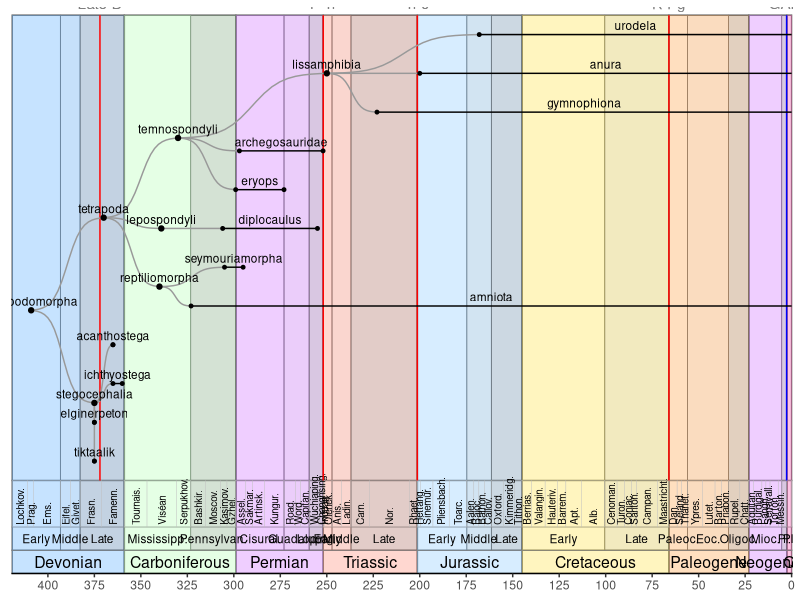

Recreate this plot in R. (Note: this script raises an error after producing the figure.)
suppressPackageStartupMessages({
  library(magrittr)
  library(tidyverse)
  # library(ggtree)
  #	library(phytools)
})


tree = function(clade=NULL,
                collapse=NULL,
                highlight=NULL,
                # highlight = list(dromaeosauridae = 'green'),
                # timescale='ages',
                auto_order=FALSE) {

  # stopifnot(timescale %in% c('periods', 'epochs', 'ages'))

  # clade=NULL ; collapse=NULL ; highlight=NULL ; timescale='epochs'

  # load data
  tips = load_tips()
  nodes = load_nodes()
  geotime = load_geotime()
  extinctions = load_extinctions()
  events = load_events()

  # data for plotting
  df = dplyr::bind_rows(tips, nodes) %>%
    dplyr::mutate(col = name %>% stringr::str_detect('\\*$') %>% if_else('red', 'black')) %>%
    dplyr::mutate(name = name %>% str_remove('\\*$')) %>%
    dplyr::mutate(col = col %>% replace_na('black')) %>%
    check_tree_data %>%
    get_clade(clade) %>%
    collapse_clades(collapse) %>%
    add_depths() %>%
    arrange_tree()
    # dplyr::arrange(desc(depth), desc(from)) %>%
    # dplyr::mutate(index = nrow(.):1) %>%
    # reindex_tree_data()

  # filter geotime
  geotime$periods %<>%
    filter(to > min(df$from, na.rm = TRUE))
  geotime$epochs %<>%
    filter(period %in% geotime$periods$period)
  geotime$ages %<>%
    filter(period %in% geotime$periods$period)

  # filter extinctions and events
  extinctions %<>%
    filter(ma > min(geotime$periods$from))
  events %<>%
    filter(ma > min(geotime$periods$from))

  # x axis ticks
  x_breaks = rev(seq(0, min(geotime$period$from), -25))

  if (auto_order) {
    df = order_tree_data(df)
  }

  # base plot and theme
  plt = df %>%
    ggplot(aes(x=from, y=index)) +
    # geom_segment(
    #   mapping=aes(xend=to, yend=index),
    #   data=df %>% filter(is_tip)
    # ) +
    # geom_text(
    #   aes(x=(from + to) / 2, label=name),
    #   data=df %>% filter(is_tip),
    #   vjust=-0.5,
    #   size=3
    # ) +
    theme(
      panel.grid.major = element_blank(),
      panel.grid.minor = element_blank(),
      panel.background = element_blank(),
      axis.title.x=element_blank(),
      axis.title.y=element_blank(),
      axis.text.y=element_blank(),
      axis.ticks.y=element_blank(),
      axis.line.x=element_line(),
      legend.position = "none"
    ) +
    scale_x_continuous(
      breaks = x_breaks,
      labels = -x_breaks,
      # expand = c(left, ?, right, ?)
      expand = c(0.001, 0, 0.001, 0),
    ) +
    scale_y_continuous(
      breaks = 0:sum(df$is_tip),
      labels = 0:sum(df$is_tip),
      # expand = c(bottom, ?, top, ?)
      expand = c(0, 0, 0.05, 0),
    )

  index_min = min(df$index, na.rm=TRUE)
  index_max = max(df$index, na.rm=TRUE)
  index_range = abs(index_max - index_min) + 1

  h = index_range * 0.05

  y_max = index_max + 0.5 #+ h / 2
  y_min = 0.5

  x_min = min(geotime$periods$from)
  x_max = max(geotime$periods$to)

  ages_max = y_min
  ages_min = ages_max - h * 2
  epochs_max = ages_min
  epochs_min = epochs_max - h
  periods_max = epochs_min
  periods_min = periods_max - h

  plt = plt +
    geom_hline(yintercept = y_min, col='grey50', lwd=.5) +
    geom_hline(yintercept = epochs_max, col='grey50', lwd=.25) +
    geom_hline(yintercept = periods_max, col='grey50', lwd=.5) +
    geom_hline(yintercept = periods_min, col='grey50', lwd=.5)

  # periods
  plt = plt +
    geom_rect(
      mapping=aes(xmin=from, xmax=to), fill=NA,
      ymin=periods_min, ymax=y_max, color='grey50', lwd=.5,
      data=geotime$periods,
      inherit.aes = FALSE
    ) +
    geom_rect(
      mapping=aes(xmin=from, xmax=to), fill=geotime$periods$fill, alpha=0.25,
      ymin=periods_min, ymax=periods_max, color=NA,
      data=geotime$periods,
      inherit.aes = FALSE
    ) +
    geom_text(
      aes(x=(from + to) / 2, label=period),
      y = (periods_max + periods_min) / 2,
      size=4,
      data=geotime$periods,
      inherit.aes = FALSE
    )

  # epochs
  plt = plt +
    geom_rect(
      mapping=aes(xmin=from, xmax=to), fill=NA,
      ymin=epochs_min, ymax=y_max, color="grey50", lwd=0.25,
      data=geotime$epochs,
      inherit.aes = FALSE
    ) +
    geom_rect(
      mapping=aes(xmin=from, xmax=to), fill=geotime$epochs$fill, alpha=0.25,
      ymin=epochs_min, ymax=y_max, color=NA,
      data=geotime$epochs,
      inherit.aes = FALSE
    ) +
    geom_text(
      aes(x=(from + to) / 2, label=epoch),
      y = (epochs_max + epochs_min) / 2,
      size=3,
      data=geotime$epochs %>% filter(!is.na(epoch)),
      inherit.aes = FALSE
    )

  # ages
  plt = plt +
    geom_rect(
      mapping=aes(xmin=from, xmax=to), fill=NA,
      data=geotime$ages,
      ymin=ages_min, ymax=ages_max, color="grey75", lwd=0.1,
      inherit.aes = FALSE
    ) +
    geom_text(
      mapping=aes(x=(from + to) / 2, label=age),
      data=geotime$ages %>% filter(!is.na(age)),
      y = ages_min + (ages_max - ages_min) * 0.05,
      hjust=0,
      # vjust=0,
      size=2.5,
      angle=90,
      inherit.aes = FALSE
    )

  # extinctions
  plt = plt +
    geom_segment(
      mapping=aes(x=ma, xend=ma),
      data=extinctions,
      y=y_min, yend=y_max,
      lty=1, lwd=0.5, col='red',
      inherit.aes = FALSE
    ) +
    geom_text(
      mapping=aes(x=ma, label=label),
      data=extinctions,
      y=y_max,
      col='grey50',
      vjust = -0.5,
      inherit.aes = FALSE
    )

  # events
  plt = plt +
    geom_segment(
      mapping=aes(x=ma, xend=ma),
      data=events,
      y=y_min, yend=y_max,
      lty=1, lwd=0.5, col='blue',
      inherit.aes = FALSE
    ) +
    geom_text(
      mapping=aes(x=ma, label=label),
      data=events,
      y=y_max,
      col='grey50',
      vjust = -0.5,
      inherit.aes = FALSE
    )

  # highlights
  for (i in seq_along(highlight)) {
    clade = names(highlight)[i]
    tmp = df %>% get_clade(clade)
    if (nrow(tmp) == 0) {
      warning("couldn't find ", clade, " in plot data")
      next
    }
    plt = plt +
      annotate(
        "rect",
        xmin=min(tmp$from) - 1,
        xmax=max(tmp$to, na.rm=TRUE) + 1,
        ymin=min(tmp$index) - 0.25,
        ymax=max(tmp$index) + 0.5,
        alpha=0.25,
        fill=highlight[[i]],
        col=NA,
      )
  }

  # connections
  for (i in 1:nrow(df)) { # i=1
    if (df$is_tip[i]) next
    children = df %>% filter(name %in% df$children[[i]])
    for (j in 1:nrow(children)) { # j=1
      vals = sigmoid(
        x1=df$from[i],
        x2=children$from[j],
        y1=df$index[i],
        y2=children$index[j]
      )
      plt = plt +
        geom_path(
          mapping=aes(x=x, y=y),
          data=vals,
          lty=1,
          col='grey60',
          inherit.aes = FALSE
        )
      # plt = plt +
      #   geom_segment(
      #     x=df$from[i],
      #     xend=children$from[j],
      #     y=df$index[i],
      #     yend=children$index[j],
      #     lty=1,
      #     col='grey60'
      #   )
    }
  }

  # tips
  tips = df %>% filter(is_tip)
  plt = plt +
    geom_segment(
      mapping=aes(xend=to, yend=index),
      data=tips
    ) +
    geom_text(
      aes(x=(from + to) / 2, label=name),
      data=tips,
      vjust=-0.5,
      size=3
    ) +
    geom_point(
      mapping=aes(x=to),
      data=tips %>% filter(to < 0),
      size=1
    ) +
    geom_point(
      data=tips,
      col=tips$col,
      size=1
    )

  # nodes
  nodes = df %>% filter(!is_tip)
  plt = plt +
    geom_point(
      # mapping=aes(x=from, y=index),
      data=nodes,
      col=nodes$col,
      size=1.5
    ) +
    geom_text(
      # mapping=aes(x=from, y=index, label=name),
      mapping=aes(label=name),
      data=nodes,
      # hjust=1.1,
      hjust=0.5,
      vjust=-0.5,
      size=3,
    )

  return(plt)

}

load_tips = function() {
  # todo: read from csv
  tribble(
    ~name                  , ~from, ~to,
    # theropods
    'staurikosaurus'       , 233.23, 228,
    'herrerasaurus'        , 231.4 , 228.91,
    'eodromaeus'           , 231.4 , 229, # 'dawn runner', Argentina
    # 'coelophysoidea'       , 227   , 183,
    'coelophysis'          , 215   , 208.5,
    'dilophosaurus'        , 195.2 , 183.7, # two-crested lizard
    'ceratosaurus'         , 153   , 148, # 'horn lizard', USA
    'noasauridae'          , 164   ,  66, #
    'abelisauridae'        , 143   ,  66, # 'Abel's lizards'
    'megalosauridae'       , 170   , 145, # incl. Megalosaurus, Torvosaurus
    'baryonyx'             , 130   , 125, # 'heavy claw', UK
    'spinosaurus'          , 100   ,  94, # 'spine lizard', North Africa
    'allosaurus'           , 155   , 143.1,
    'metriacanthosauridae' , 174   , 125, # 'moderately-spined lizards'
    'tyrannotitan'         , 113   , 100.5, # 'tyrant titan', Argentina
    'giganotosaurus'       ,  99.6 ,  95,   # 'giant southern lizard', Argentina
    'carcharodontosaurus'  , 100   ,  94,   # 'jagged toothed lizard', Northwest Africa
    # 'tyrannosauroidea'     , 166   ,  66,
    'tyrannosauridae'      ,  81.9 ,  66,
    'ornitholestes'        , 154   , 154,
    'compsognathidae'      , 151.5 , 108, # incl. Compsognathus, Sinosauropteryx
    # 'ornithomimosauria'    , 140   ,  66,
    'ornithomimidae'       ,  96   ,  66,
    'deinocheiridae'       , 115   ,  69,
    'alvarezsauroidea'     , 160   ,  66,
    'therizinosauria'      , 145   ,  66,
    'oviraptorosauria'     , 130   ,  66,
    'troodontidae'         , 150   ,  66, # 'wounding tooth', USA (Montana), incl. Troodon
    'deinonychus'          , 115   , 108,
    'velociraptor'         ,  75   ,  71,
    'scansoriopterygidae'  , 165   , 156, # 'climbing wings', China, incl. Scansoriopteryx, Epidexipteryx
    'microraptor'          , 125   , 120,
    'archaeopteryx'        , 150.8 , 148.5, # 'old-wing', Southern Germany
    'enantiornithes'       , 136   ,  66, # 'opposite birds'
    'ichthyornis'          ,  95   ,  83.5,
    'hesperornis'          ,  83.6 ,  72,

    # aves
    'galloanserae'         , 72    ,   0, # maastrichtian
    'phorusrhacidae'       ,  43   ,   0.1, # terror bids
    'rheidae'              ,  56   ,   0,
    'casuariiformes'       ,  23   ,   0, # cassowarys and emus
    'apterygidae'          ,  23   ,   0, # kiwis
    'struthionidae'        ,  21   ,   0,
    'dinornithiformes'     ,  17   , 0.0006, # moas, incl Dinornis
    'aepyornithiformes'    , 2.58  , 0.001, #  elephant birds, incl Aepyornis

    # sauropodomorpha
    'massospondylidae'   , 227   , 176,
    'plateosauridae'     , 225   , 190,
    # 'sauropoda'          , 228   ,  66,
    'vulcanodontidae'    , 199   , 175,
    'mamenchisauridae'   , 184.5 , 114,
    'cetiosauridae'      , 178   , 161,
    'diplodocidae'       , 170   , 136.4,
    'brachiosauridae'    , 160   , 100,
    'camarasauridae'     , 155   , 145,
    'euhelopodidae'      , 145   ,  88,
    'titanosauria'       , 140   ,  66,

    'heterodontosauridae', 201   , 140,
    'scelidosaurus'      , 196.5 , 183,
    'stegosauria'        , 169   , 100.5,
    'nodosauridae'       , 155   ,  66, # incl. Polacanthus
    'ankylosauridae'     , 122   ,  66,
    # 'ornithopoda'        , 164   ,  66,
    'dryosauridae'       , 164   , 115,
    'hypsilophodontidae' , 130   , 125,
    'iguanodontidae'     , 126   , 122,
    'hadrosauridae'      ,  86   ,  66,
    # 'ceratopsia'         , 161   ,  66,
    'psittacosaurus'     , 125   , 105,
    'ceratopsidae'       ,  82   ,  66,
    'protoceratopsidae'  ,  75   ,  71,
    'pachycephalosauria' , 100   ,  66,

    # pterosauria
    'dimorphodontidae'   , 208   , 182,
    'rhamphorhynchidae'  , 182   , 148.5,
    'pterodactylus'      , 150.8 , 148.5, # winged finger
    'ornithocheiridae'   , 140   ,  90,
    'anhangueridae'      , 140   ,  92.5,
    'azhdarchidae'       ,  92   ,  66, # includes Quetzalcoatlus
    'pteranodontia'      ,  92   ,  66,

    # pseudosuchia
    'ctenosauriscidae'   , 247.5 , 237,   # all species had large "sails" on their backs
    'poposauridae'       , 237   , 201.3, # bipedal carnivores
    'shuvosauridae'      , 235   , 201.3, # theropod-like pseudosuchians
    'prestosuchidae'     , 247   , 225,
    'phytosauria'        , 242   , 201.4,
    'rauisuchia'         , 240   , 200,
    'aetosauria'         , 231.4 , 201.4,
    'saurosuchus'        , 231.4 , 225,
    'ornithosuchidae'    , 228   , 203.6,
    'sphenosuchia'       , 228   , 152,
    # 'thalattosuchia'     , 201   , 100,
    'teleosauridae'      , 183   , 145,
    'metriorhynchidae'   , 168   , 125,
    'sarcosuchus'        , 133   , 112,
    'sebecidae'          ,  67.6 , 11.8, # the latest surviving group of non-crocodilian crocodylomorphs
    'alligatoroidea*'    ,  78   ,   0,  # campanian
    'crocodyloidea*'     ,  70   ,   0,  # maastrichtian
    'gavialoidea*'       ,  70   ,   0,  # maastrichtian
    'rhynchosauria'      , 251.5 , 225,
    'ichthyosauromorpha' , 251.3 ,  90,
    'nothosauroidea'     , 251   , 210,
    'pachypleurosauria'  , 251   , 227,
    'placodontia'        , 245   , 201.3,
    'pistosaurus'        , 247.2 , 237,
    'pliosauridae'       , 228   ,  89.3, # incl. Liopleurodon (166–155) Pliosaurus (155.7–147) Kronosaurus (125–99.6)
    'plesiosauridae'     , 199.6 , 174.7,
    'leptocleididae'     , 145   , 100.5,
    'elasmosauridae'     , 130   ,  66,
    'thalattosauria'     , 247   , 201.4,
    'araeoscelidia'      , 302   , 275.6,
    'testudinata'        , 210   ,   0,
    'rhynchocephalia'    , 240   ,   0,
    'mosasauria'         , 121   ,  66,
    'gekkota'            , 100   ,   0,
    'varanidae'          ,  80   ,   0,
    'chamaeleonidae'     ,  26   ,   0,
    'snakes'             ,  94   ,   0,
    'mesosauria'         , 299   , 270.6,
    'pareiasauria'       , 265   , 252,

    # synapsids
    'ophiacodontidae'    , 308   , 273,
    'edaphosauridae'     , 307   , 272,
    'diadectidae'        , 305   , 256, # incl. diadectes = 'crosswise-biter' one of the first herbivorous tetrapods, one of the first fully terrestrial vertebrates to attain large size
    'sphenacodontidae'   , 300   , 272, # 'wedge point tooth family' includes Dimetrodon
    # 'dinocephalia'       , 279   , 260, # 'terrible head'
    'moschops'           , 265   , 260,
    'gorgonopsia'        , 270   , 252,
    'dicynodontia'       , 268   , 201.4, # 'two dog tooth' includes Lystrosaurus
    'therocephalia'      , 266   , 242, # 'beast head'
    'morganucodonta'     , 210   , 140,
    'multituberculata'   , 166   ,  40,
    'monotremata'        , 125   ,   0,
    'marsupalia'         ,  66   ,   0,
    'proboscidea'        ,  60   ,   0,
    'sirenia'            ,  55.8 ,   0,
    'cingulata'          ,  58.7 ,   0, # armadillos including Glyptodont
    'pilosa'             ,  55.8 ,   0, # sloths and anteaters
    'chiroptera'         ,  56   ,   0,
    'carnivora'          ,  51.88,   0,
    'hyaenodontidae'     ,  55.2 ,  16.9,
    'perissodactyla'     ,  56   ,   0, # Tapiridae, Brontotheriidae, Equidae, Chalicotheriidae, Rhinocerotidae, Paraceratheriidae
    'basilosauridae'     ,  43   ,  33.9,
    'mysticeti'          ,  56   ,   0,
    'odontoceti'         ,  33.9 ,   0,
    'andrewsarchus'      ,  47.8 ,  37.71,
    'entelodontidae'     ,  37.2 ,  15.97,
    'lagomorpha'         ,  59   ,   0,
    'rodentia'           ,  59   ,   0,
    'primates'           ,  65.9 ,   0,
    # 'seymouria*'         ,  295, NA,
    'seymouriamorpha'    , 305 , 295,
    # 'sauria', 268.5, 0,
    # 'paraceratherium', 34, 23,
    # 'chalicotherioidea', 48.6  , 0.005,
    # 'equidae', 55.8, 0,
    # 'phorusrhacidae', 43, 0.1,

    # 'lepospondyli'     , 339   , 251.902,
    'eryops'           , 299   , 273,
    'archegosauridae'  , 297   , 252, # includes Prionosuchus
    'gymnophiona'      , 223   ,   0, # caecilian
    'anura'            , 200   ,   0, # frogs and toads
    'urodela'          , 168   ,   0, # salamanders
    'tiktaalik'        , 375   , NA,
    'elginerpeton'     , 375   , NA,
    'ichthyostega'     , 365   , 360,
    'acanthostega'     , 365   , NA,
    # 'Ichthyostegalia'  , 368   , 329,
    'diplocaulus'      , 306   , 255,
    # 'acanthodii'       , Early Silurian–Permian
    # 'gnathostomata'    , 439   , 0,
    # 'chondrichthyes'   , 439   , 0, # cartilagenous fish
    # 'placodermi'       , 439   , 358.9,
    # # 'osteichthyes'     , 425   , 0, # bony fish
    # 'actinopterygii'   , 425   , 0, # ray-finned fish
    # # 'sarcopterygii'    , 425   , 0, # lobe-finned fish
    # 'elasmobranchii', 387.7, 0, # sharks, rays, skates, sawfish
    # 'vertebrata'     , 518, 0,
    # 'agnatha'        , 518, 0,
    # Selachii # modern sharks
  ) %>%
    dplyr::mutate(name = str_to_lower(name)) %>%
	dplyr::mutate(to = if_else(is.na(to), from, to)) %>%
    dplyr::mutate(across(c(from, to), ~-abs(.x))) %>%
    dplyr::mutate(is_tip = TRUE) %>%
    dplyr::mutate(index = nrow(.):1) %>%
    dplyr::select(index, everything())
}

load_nodes = function() {
  tribble(
    ~name              , ~from , ~children,
# 	'gnathostomata'    , 439   , c('placodermi', 'chondrichthyes', 'osteichthyes'),
#     'chondrichthyes'   , 439   , c('elasmobranchii'),
#     'osteichthyes'     , 425   , c('actinopterygii', 'sarcopterygii'),
# 	'sarcopterygii'    , 425   , c('tetrapodomorpha'),

    'aves*'            ,  75   , c('neognathae', 'palaeognathae'),
    'neognathae'       ,  72   , c('galloanserae', 'neoaves'),
    'neoaves'          , 62.5  , c('phorusrhacidae'),
    'palaeognathae'    ,  60   , c('rheidae', 'casuariiformes', 'apterygidae', 'struthionidae', 'dinornithiformes', 'aepyornithiformes'),

    'afrotheria'       ,  65   , c('proboscidea', 'sirenia'),
    'amniota'          , 323   , c('sauropsida', 'synapsida'),
    'ankylosauria'     , 167   , c('nodosauridae', 'ankylosauridae'),
    'anomodontia'      , 270   , c('dicynodontia'),
    'archelosauria'    , 260   , c('archosauromorpha', 'pantestudines'),
    'artiodactyla'     , 56    , c('cetacea', 'andrewsarchus', 'entelodontidae'),
    'archosauria'      , 248   , c('avemetatarsalia', 'pseudosuchia'),
    'archosauromorpha' , 260   , c('rhynchosauria', 'archosauria', 'ichthyosauromorpha', 'sauropterygia', 'thalattosauria'),
    # 'avemetatarsalia'  , 247   , c('dinosauromorpha', 'pterosauria'),
    'avemetatarsalia'  , 247   , c('dinosauria', 'pterosauria'),
    'cetacea'          ,  56   , c('basilosauridae', 'odontoceti', 'mysticeti'),
    'crocodylomorpha'  , 235   , c('sphenosuchia', 'crocodyliformes', 'thalattosuchia'),
    'crocodyliformes'  , 225   , c('crocodilia', 'sarcosuchus', 'sebecidae'),
    'crocodilia'       , 100   , c('alligatoroidea', 'crocodyloidea', 'gavialoidea'),
    'cynodontia'       , 260   , c('mammalia', 'morganucodonta'),
    # 'dinosauromorpha'  , 247   , c('dinosauria'),
    'dinosauria*'      , 240   , c('saurischia', 'ornithischia'),
    'euarchontoglires' ,  66   , c('lagomorpha', 'rodentia', 'primates'),
    'eureptilia'       , 311   , c('diapsida', 'araeoscelidia'),
    'diapsida'         , 302   , c('sauria'),
    # 'eutheria'        , 125   , c('placentalia'),
    'laurasiatheria'   ,  65   , c('chiroptera', 'carnivora', 'perissodactyla', 'artiodactyla', 'hyaenodontidae'),
    'lepidosauromorpha', 252   , c('squamata', 'rhynchocephalia'),
    'lizards'          , 168   , c('mosasauria', 'varanidae', 'gekkota', 'chamaeleonidae'),
    'mammalia'         , 225   , c('theria', 'monotremata', 'multituberculata'),
    'marginocephalia*' , 165   , c('ceratopsia', 'pachycephalosauria'),
    'ceratopsia'       , 161   , c('psittacosaurus', 'ceratopsidae', 'protoceratopsidae'),
    # 'metatheria'      , 125   , c('marsupalia'),
    'ornithischia*'    , 235   , c('thyreophora', 'heterodontosauridae', 'ornithopoda', 'marginocephalia'),
    'thyreophora'      , 201   , c('scelidosaurus', 'ankylosauria', 'stegosauria'),
    'ornithocheiroidea', 145   , c('ornithocheiridae', 'azhdarchidae', 'pteranodontia', 'anhangueridae'),
    'ornithopoda*'     , 170   , c('dryosauridae', 'hypsilophodontidae', 'iguanodontidae', 'hadrosauridae'),
    'pantestudines'    , 240   , c('testudinata'),
    'placentalia*'     ,  90   , c('xenarthra', 'afrotheria', 'laurasiatheria', 'euarchontoglires'),
    'parareptilia'     , 306   , c('pareiasauria', 'mesosauria'),
    'poposauroidea'    , 248   , c('poposauridae', 'shuvosauridae', 'ctenosauriscidae'),
    'pistosauroidea'   , 251   , c('pistosaurus', 'plesiosauria'),
    'plesiosauria*'    , 232   , c('pliosauridae', 'plesiosauridae', 'elasmosauridae', 'leptocleididae'),
    'pseudosuchia'     , 248   , c('saurosuchus', 'prestosuchidae', 'poposauroidea', 'ornithosuchidae', 'phytosauria', 'aetosauria', 'rauisuchia', 'crocodylomorpha'),
    'pterosauria'      , 228   , c('pterodactyloidea', 'dimorphodontidae', 'rhamphorhynchidae'),
    'pterodactyloidea' , 162.7 , c('pterodactylus', 'ornithocheiroidea'),
    'sauria'           , 265.8 , c('lepidosauromorpha', 'archelosauria'),
    'saurischia*'      , 237   , c('sauropodomorpha', 'theropoda'),
    'sauropodomorpha'  , 230   , c('massospondylidae', 'plateosauridae', 'sauropoda'),
    'sauropoda'        , 201   , c('vulcanodontidae', 'mamenchisauridae', 'cetiosauridae', 'diplodocidae', 'brachiosauridae', 'camarasauridae', 'euhelopodidae', 'titanosauria'),
    'sauropsida'       , 311   , c('parareptilia', 'eureptilia'),
    'sauropterygia*'   , 255   , c('nothosauroidea', 'pachypleurosauria', 'placodontia', 'pistosauroidea'),
    'sphenacodontia'   , 304   , c('sphenacodontidae', 'therapsida'),
    'squamata'         , 168   , c('lizards', 'snakes'),
    'synapsida'        , 318   , c('edaphosauridae', 'diadectidae', 'ophiacodontidae', 'sphenacodontia'),

    # therapods
    'theropoda*'       , 236   , c('herrerasauridae', 'eodromaeus', 'coelophysoidea', 'ceratosauria', 'tetanurae'),
    'coelophysoidea'   , 227   , c('dilophosaurus', 'coelophysis'),
    'herrerasauridae'  , 233.23, c('herrerasaurus', 'staurikosaurus'),
    'megalosauroidea*' , 175   , c('spinosauridae', 'megalosauridae'),
    'spinosauridae'    , 139   , c('spinosaurus', 'baryonyx'),
    'ceratosauria'     , 199.3 , c('ceratosaurus', 'noasauridae', 'abelisauridae'),
    'tetanurae*'       , 201   , c('megalosauroidea', 'carnosauria', 'coelurosauria'),
    'tetrapoda'        , 370   , c('temnospondyli', 'lepospondyli', 'reptiliomorpha'),
    # 'seymouriamorpha'  , 305   , c('seymouria'),
    'reptiliomorpha'   , 340   , c('amniota', 'seymouriamorpha'),
	'lepospondyli'     , 339   , c('diplocaulus'),
    'carnosauria*'     , 180   , c('allosauridae', 'metriacanthosauridae', 'carcharodontosauridae'),
    'allosauridae'     , 179.17, c('allosaurus'),
    'carcharodontosauridae',154, c('carcharodontosaurus', 'giganotosaurus', 'tyrannotitan'),
    'paraves*'         , 167   , c('scansoriopterygidae', 'deinonychosauria', 'avialae'),
    'deinonychosauria' , 167   , c('dromaeosauridae', 'troodontidae'),
    'maniraptora*'     , 167   , c('alvarezsauroidea', 'therizinosauria', 'oviraptorosauria', 'paraves'),
    'avialae'          , 150.8 , c('archaeopteryx', 'enantiornithes', 'euornithes'),
    'euornithes'       , 130.7 , c('aves', 'ichthyornis', 'hesperornis'),
    'coelurosauria*'   , 170   , c('ornitholestes', 'tyrannosauroidea', 'maniraptora', 'compsognathidae', 'ornithomimosauria'),
    'ornithomimosauria', 140   , c('ornithomimidae', 'deinocheiridae'),
    'dromaeosauridae'  , 145   , c('deinonychus', 'velociraptor', 'microraptor'),
    'tyrannosauroidea' , 166   , c('tyrannosauridae'),

    'thalattosuchia'   , 201   , c('teleosauridae', 'metriorhynchidae'),
    'therapsida'       , 279.5 , c('anomodontia', 'dinocephalia', 'gorgonopsia', 'cynodontia', 'therocephalia'),
    'dinocephalia'     , 279   , c('moschops'),
    'theria'           , 125   , c('placentalia', 'marsupalia'), # 125 = guess
    # 'theria'          , 125   , c('metatheria', 'eutheria'), # 125 = guess
    'xenarthra'        ,  60   , c('cingulata', 'pilosa'),

    'tetrapodomorpha'  , 409   , c('tetrapoda', 'stegocephalia'),
	'stegocephalia'    , 375   , c('tiktaalik', 'elginerpeton', 'ichthyostega', 'acanthostega'),
	'temnospondyli'    , 330   , c('eryops', 'archegosauridae', 'lissamphibia'),
    'lissamphibia'     , 250   , c('anura', 'urodela', 'gymnophiona'),
  ) %>%
    dplyr::mutate(name = str_to_lower(name)) %>%
    dplyr::mutate(from = -abs(from)) %>%
    dplyr::mutate(children = children %>% purrr::map(str_to_lower)) %>%
    dplyr::mutate(is_tip = FALSE) %>%
    # dplyr::mutate(col = name %>% stringr::str_detect('\\*$') %>% if_else('red', 'black')) %>%
    # dplyr::mutate(name = name %>% str_remove('\\*$')) %>%
    identity
}

load_geotime = function() {
  geotime = tribble(
    ~era       , ~period        , ~epoch         , ~age           , ~from   ,
    'cenozoic' , 'quaternary'   , 'holocene'     , NA_character_  ,   0.0117,
    'cenozoic' , 'quaternary'   , 'pleistocene'  , NA_character_  ,   2.58  ,
    'cenozoic' , 'neogene'      , 'pliocene'     , NA_character_  ,   5.333 ,
    'cenozoic' , 'neogene'      , 'miocene'      , 'messinian'    ,   7.246 ,
    'cenozoic' , 'neogene'      , 'miocene'      , 'tortonian'    ,  11.63  ,
    'cenozoic' , 'neogene'      , 'miocene'      , 'serravallian' ,  13.82  ,
    'cenozoic' , 'neogene'      , 'miocene'      , 'langhian'     ,  15.97  ,
    'cenozoic' , 'neogene'      , 'miocene'      , 'burdigalian'  ,  20.44  ,
    'cenozoic' , 'neogene'      , 'miocene'      , 'aquitanian'   ,  23.03  ,
    'cenozoic' , 'paleogene'    , 'oligocene'    , 'chattian'     ,  27.82  ,
    'cenozoic' , 'paleogene'    , 'oligocene'    , 'rupelian'     ,  33.9   ,
    'cenozoic' , 'paleogene'    , 'eocene'       , 'priabonian'   ,  37.71  ,
    'cenozoic' , 'paleogene'    , 'eocene'       , 'bartonian'    ,  41.2   ,
    'cenozoic' , 'paleogene'    , 'eocene'       , 'lutetian'     ,  47.8   ,
    'cenozoic' , 'paleogene'    , 'eocene'       , 'ypresian'     ,  56     ,
    'cenozoic' , 'paleogene'    , 'paleocene'    , 'thanetian'    ,  59.2   ,
    'cenozoic' , 'paleogene'    , 'paleocene'    , 'selandian'    ,  61.6   ,
    'cenozoic' , 'paleogene'    , 'paleocene'    , 'danian'       ,  66     ,
    'mesozoic' , 'cretaceous'   , 'late'         , 'maastrichtian',  72.1   ,
    'mesozoic' , 'cretaceous'   , 'late'         , 'campanian'    ,  83.6   ,
    'mesozoic' , 'cretaceous'   , 'late'         , 'santonian'    ,  86.3   ,
    'mesozoic' , 'cretaceous'   , 'late'         , 'coniacian'    ,  89.8   ,
    'mesozoic' , 'cretaceous'   , 'late'         , 'turonian'     ,  93.9   ,
    'mesozoic' , 'cretaceous'   , 'late'         , 'cenomanian'   , 100.5   ,
    'mesozoic' , 'cretaceous'   , 'early'        , 'albian'       , 113.0   ,
    'mesozoic' , 'cretaceous'   , 'early'        , 'aptian'       , 121.4   ,
    'mesozoic' , 'cretaceous'   , 'early'        , 'barremian'    , 125.77  ,
    'mesozoic' , 'cretaceous'   , 'early'        , 'hauterivian'  , 132.6   ,
    'mesozoic' , 'cretaceous'   , 'early'        , 'valanginian'  , 139.8   ,
    'mesozoic' , 'cretaceous'   , 'early'        , 'berriasian'   , 145     ,
    'mesozoic' , 'jurassic'     , 'late'         , 'tithonian'    , 149.2   ,
    'mesozoic' , 'jurassic'     , 'late'         , 'kimmeridgian' , 154.8   ,
    'mesozoic' , 'jurassic'     , 'late'         , 'oxfordian'    , 161.5   ,
    'mesozoic' , 'jurassic'     , 'middle'       , 'callovian'    , 165.3   ,
    'mesozoic' , 'jurassic'     , 'middle'       , 'bathonian'    , 168.2   ,
    'mesozoic' , 'jurassic'     , 'middle'       , 'bajocian'     , 170.9   ,
    'mesozoic' , 'jurassic'     , 'middle'       , 'aalenian'     , 174.7   ,
    'mesozoic' , 'jurassic'     , 'early'        , 'toarcian'     , 184.2   ,
    'mesozoic' , 'jurassic'     , 'early'        , 'pliensbachian', 192.9   ,
    'mesozoic' , 'jurassic'     , 'early'        , 'sinemurian'   , 199.5   ,
    'mesozoic' , 'jurassic'     , 'early'        , 'hettangian'   , 201.3   ,
    'mesozoic' , 'triassic'     , 'late'         , 'rhaetian'     , 205.7   ,
    'mesozoic' , 'triassic'     , 'late'         , 'norian'       , 227     ,
    'mesozoic' , 'triassic'     , 'late'         , 'carnian'      , 237     ,
    'mesozoic' , 'triassic'     , 'middle'       , 'ladinian'     , 242     ,
    'mesozoic' , 'triassic'     , 'middle'       , 'anisian'      , 247.2   ,
    'mesozoic' , 'triassic'     , 'early'        , 'olenekian'    , 251.2   ,
    'mesozoic' , 'triassic'     , 'early'        , 'induan'       , 251.902 ,
    'paleozoic', 'permian'      , 'lopingian'    , 'changhsingian', 254.14  ,
    'paleozoic', 'permian'      , 'lopingian'    , 'wuchiapingian', 259.51  ,
    'paleozoic', 'permian'      , 'guadalupian'  , 'capitanian'   , 264.28  ,
    'paleozoic', 'permian'      , 'guadalupian'  , 'wordian'      , 266.9   ,
    'paleozoic', 'permian'      , 'guadalupian'  , 'roadian'      , 273.01  ,
    'paleozoic', 'permian'      , 'cisuralian'   , 'kungurian'    , 283.5   ,
    'paleozoic', 'permian'      , 'cisuralian'   , 'artinskian'   , 290.1   ,
    'paleozoic', 'permian'      , 'cisuralian'   , 'sakmarian'    , 293.52  ,
    'paleozoic', 'permian'      , 'cisuralian'   , 'asselian'     , 298.9   ,
    'paleozoic', 'carboniferous', 'pennsylvanian', 'gzhelian'     , 303.7   ,
    'paleozoic', 'carboniferous', 'pennsylvanian', 'kasimovian'   , 307.0   ,
    'paleozoic', 'carboniferous', 'pennsylvanian', 'moscovian'    , 315.2   ,
    'paleozoic', 'carboniferous', 'pennsylvanian', 'bashkirian'   , 323.2   ,
    'paleozoic', 'carboniferous', 'mississippian', 'serpukhovian' , 330.9   ,
    'paleozoic', 'carboniferous', 'mississippian', 'viséan'       , 346.7   ,
    'paleozoic', 'carboniferous', 'mississippian', 'tournaisian'  , 358.9   ,
    'paleozoic', 'devonian'     , 'late'         , 'Famennian'    , 371.1   ,
    'paleozoic', 'devonian'     , 'late'         , 'Frasnian'     , 382.7   ,
    'paleozoic', 'devonian'     , 'middle'       , 'Givetian'     , 387.7   ,
    'paleozoic', 'devonian'     , 'middle'       , 'Eifelian'     , 393.3   ,
    'paleozoic', 'devonian'     , 'early'        , 'Emsian'       , 407.6   ,
    'paleozoic', 'devonian'     , 'early'        , 'Pragian'      , 410.8   ,
    'paleozoic', 'devonian'     , 'early'        , 'Lochkovian'   , 419.2   ,
    'paleozoic', 'silurian'     , 'pridoli'      , NA_character_  , 423.0   ,
    'paleozoic', 'silurian'     , 'ludlow'       , 'ludfordian'   , 425.6   ,
    'paleozoic', 'silurian'     , 'ludlow'       , 'gorstian'     , 427.4   ,
    'paleozoic', 'silurian'     , 'wenlock'      , 'homerian'     , 430.5   ,
    'paleozoic', 'silurian'     , 'wenlock'      , 'sheinwoodian' , 433.4   ,
    'paleozoic', 'silurian'     , 'llandovery'   , 'telychian'    , 438.5   ,
    'paleozoic', 'silurian'     , 'llandovery'   , 'aeronian'     , 440.8   ,
    'paleozoic', 'silurian'     , 'llandovery'   , 'rhuddanian'   , 443.8   ,
    'paleozoic', 'ordovician'   , NA_character_  , NA_character_  , 486.85  ,
  ) %>%
    dplyr::mutate(from = -abs(from)) %>%
    dplyr::mutate(to = from %>% lag() %>% replace_na(0)) %>%
    dplyr::mutate(across(c(era, period, epoch, age), str_to_sentence)) %>%
    truncate_geotime_labels()

  epoch_fill = tribble(
    ~period        , ~epoch         , ~fill   ,
    'quaternary'   , 'holocene'     , 'deeppink4',
    'quaternary'   , 'pleistocene'  , 'deeppink1',
    'neogene'      , 'pliocene'     , 'darkorchid4',
    'neogene'      , 'miocene'      , 'darkorchid1',
    'paleogene'    , 'oligocene'    , 'darkorange4',
    'paleogene'    , 'eocene'       , 'darkorange2',
    'paleogene'    , 'paleocene'    , 'darkorange1',
    'cretaceous'   , 'late'         , 'gold3',
    'cretaceous'   , 'early'        , 'gold1',
    'jurassic'     , 'late'         , 'steelblue4',
    'jurassic'     , 'middle'       , 'steelblue3',
    'jurassic'     , 'early'        , 'steelblue1',
    'triassic'     , 'late'         , 'tomato4',
    'triassic'     , 'middle'       , 'tomato2',
    'triassic'     , 'early'        , 'tomato1',
    'permian'      , 'lopingian'    , 'darkorchid4',
    'permian'      , 'guadalupian'  , 'darkorchid2',
    'permian'      , 'cisuralian'   , 'darkorchid1',
    'carboniferous', 'pennsylvanian', 'palegreen4',
    'carboniferous', 'mississippian', 'palegreen1',
    'devonian'     , 'late'         , 'dodgerblue4',
    'devonian'     , 'middle'       , 'dodgerblue2',
    'devonian'     , 'early'        , 'dodgerblue1',
    'silurian'     , 'pridoli'      , 'wheat4',
    'silurian'     , 'ludlow'       , 'wheat3',
    'silurian'     , 'wenlock'      , 'wheat2',
    'silurian'     , 'llandovery'   , 'wheat1',
    'ordovician'   , 'late'         , 'dodgerblue4',
    'ordovician'   , 'middle'       , 'dodgerblue2',
    'ordovician'   , 'early'        , 'dodgerblue1',
    'cambrian'     , 'furongian'    , 'tan4',
    'cambrian'     , 'miaolingian'  , 'tan3',
    'cambrian'     , 'series 2'     , 'tan2',
    'cambrian'     , 'terreneuvian' , 'tan1',
  ) %>%
    dplyr::mutate(across(c(period, epoch), str_to_sentence)) %>%
    truncate_geotime_labels()

  # scales::show_col(as.vector())
  #
  # x = 'blue'
  # scales::show_col(as.vector(x))
  #
  # y = shades::brightness(x, 0.5)
  # scales::show_col(as.vector(y))
  #
  # z = shades::saturation(y, c(0.1, 0.5, 1, 100))
  # scales::show_col(as.vector(z))
  #
  # x = shades::complement(c('red', 'blue', 'green'))
  # scales::show_col(as.vector(x))
  #
  # x = shades::complement(c('cyan', 'yellow', 'magenta'))
  # scales::show_col(as.vector(x))

  period_fill = epoch_fill %>%
    group_by(period) %>%
    summarise(fill = sort(fill)[1])

  # timescales = c('era', 'period', 'epoch', 'age') %>%
  #   keep(. %in% colnames(geotime))

  timescales = c('period', 'epoch', 'age')

  geotime = timescales %>%
    set_names(str_c(., 's')) %>%
    purrr::map(function(timescale){
      geotime %>%
        group_by(across(all_of(timescales[1:which(timescales == timescale)]))) %>%
        summarise(
          from=min(from),
          to=max(to),
          .groups = 'drop'
        ) %>%
        dplyr::arrange(desc(from))
    })

  geotime$periods %<>%
    left_join(period_fill, by='period')

  geotime$epochs %<>%
    left_join(epoch_fill, by=c('period', 'epoch'))

  geotime$ages %<>%
    left_join(epoch_fill, by=c('period', 'epoch'))

  # replace with short names
  # geotime$periods$period[tolower(geotime$periods$period == 'quaternary'] = 'Q.'
  # geotime$epochs$period[tolower(geotime$epochs$period == 'quaternary'] = 'Q.'

  # geotime$epochs$epoch[geotime$epochs$epoch == 'Paleocene'] = 'Paleoc.'
  # geotime$epochs$epoch[geotime$epochs$epoch == 'Eocene'] = 'Eoc.'
  # geotime$epochs$epoch[geotime$epochs$epoch == 'Oligocene'] = 'Oligoc.'
  # geotime$epochs$epoch[geotime$epochs$epoch == 'Miocene'] = 'Mioc.'
  # geotime$epochs$epoch[tolower(geotime$epochs$epoch) == 'pliocene'] = 'Pl.'
  # geotime$epochs$epoch[tolower(geotime$epochs$epoch) == 'pleistocene'] = 'Pl.'
  # geotime$epochs$epoch[tolower(geotime$epochs$epoch) == 'holocene'] = ''

  # geotime$periods$period %<>%
  #   str_replace('Quaternary', 'Q')
  #
  # geotime$epochs$period %<>%
  #   str_replace('Quaternary', 'Q')
  #
  # geotime$ages$period %<>%
  #   str_replace('Quaternary', 'Q')
  #
  # geotime$epochs$epoch %<>%
  #   str_replace('Pliocene', 'Pl.') %>%
  #   str_replace('Pleistocene', 'Pl.') %>%
  #   str_replace('Holocene', '') %>%
  #   str_replace('ocene$', 'oc.') %>%
  #   str_replace('ian$', '.')
  #
  # geotime$ages$age %<>%
  #   str_replace('ian$', '.')

  return(geotime)
}

truncate_geotime_labels = function(df) {
  if (!is.null(df[['period']])) {
    df$period %<>%
      str_replace('Quaternary', 'Q')
  }
  if (!is.null(df[['epoch']])) {
    df$epoch %<>%
      str_replace('Pliocene', 'Pl.') %>%
      str_replace('Pleistocene', 'Pl.') %>%
      str_replace('Holocene', '') %>%
      str_replace('ocene$', 'oc.') %>%
      str_replace('ian$', '.')
  }
  if (!is.null(df[['age']])) {
    df$age %<>%
      str_replace('ian$', '.')
  }
  return(df)
}

load_extinctions = function() {
  tribble(
    ~label, ~ma,
    'K-Pg', 66,
    'Tr-J', 201.3,
    'P-Tr', 251.902,
    'Late D', 372,
    'Late O', 445,
  ) %>%
    dplyr::mutate(ma = -abs(ma))
}

load_events = function() {
  tribble(
    ~label, ~ma,
    'GABI', 2.7,
  ) %>%
    dplyr::mutate(ma = -abs(ma))
}

check_tree_data = function(df) {

  # check names unique
  errors = df$name %>% table
  errors = errors[errors > 1]
  if (length(errors) > 0) {
    stop('non-unique names: ', names(errors))
  }

  # check each child has only parent
  children_counts = df$children %>% unlist %>% table
  errors = children_counts[children_counts > 1]
  if (length(errors) > 0) {
    stop('children with multiple parents: ', names(errors))
  }

  # check tips are not parents
  errors = df$name[df$is_tip][df$name[df$is_tip] %in% df$name[!df$is_tip]]
  if (length(errors) > 0) {
    stop('some tips are also parents: ', names(errors))
  }

  # check parents are not tips
  errors = df$name[!df$is_tip][df$name[!df$is_tip] %in% df$name[df$is_tip]]
  if (length(errors) > 0) {
    stop('some parents are also tips: ', names(errors))
  }

  # check children
  for (i in 1:nrow(df)) { #i=1
    if (!is.na(df$index[i])) next
    children = df$children[[i]]
    errors = children[!children %in% df$name]
    if(length(errors) > 0) {
      stop(df$name[i], ' children not in tips or nodes: ', str_c(errors, collapse = ', '))
    }
  }

  # check from
  for (i in 1:nrow(df)) { #i=1
    if (!is.na(df$index[i])) next
    children = df$children[[i]]
    child_from = df$from[df$name %in% children]
    if(!all(child_from >= df$from[i])) {
      stop('some children of ', df$name[i], ' have invalid from dates')
    }
  }

  # check parents
  roots = df$name[!df$name %in% unlist(df$children)]
  # if (length(roots) == 1) {
  #   message('root: ', roots)
  # }
  if (length(roots) > 1) {
    warning('multiple roots:\n', str_c(sort(roots), collapse = '\n'))
  }

  invisible(df)

}

reindex_tree_data = function(df) {

  tips = df %>%
    filter(is_tip) %>%
    # dplyr::arrange(desc(index)) %>%
    dplyr::mutate(index = 1:nrow(.)) %>%
    identity
  nodes = df %>%
    filter(!is_tip) %>%
    dplyr::mutate(index = NA_integer_)
  df = dplyr::bind_rows(tips, nodes) %>%
    dplyr::select(index, everything())

  while (any(is.na(df$index))) {
    for (i in 1:nrow(df)) { #i=1
      if (!is.na(df$index[i])) next
      children = df$children[[i]]
      child_indices = df$index[df$name %in% children]
      if (any(is.na(child_indices))) next
      df$index[i] = mean(child_indices)
      # df$index[i] = min(child_indices)
      # df$index[i] = max(child_indices)
    }
  }

  df %<>% dplyr::arrange(desc(is_tip), desc(index))

  return(df)

}

get_clade = function(df, clade) {
  if (is.null(clade)) return(df)
  names = c()
  temp_names = c(clade)
  while (length(temp_names) > 0) {
    names = c(names, temp_names)
    temp_df = df %>% filter(name %in% !!temp_names)
    temp_names = unlist(temp_df$children)
  }
  df_clade = df %>% filter(name %in% !!names)
  return(df_clade)
}

collapse_clade = function(df, clade) {
  if (is.null(clade)) return(df)
  if (!clade %in% df$name) {
    warning("can't collapse ", clade, ": does not exist")
    return(df)
  }
  df_clade = df %>% get_clade(clade)
  names_to_drop = df_clade$name[df_clade$name != clade]
  df = df[!df$name %in% names_to_drop, ]
  df$to[df$name == clade] = max(df_clade$to, na.rm=TRUE)
  df$is_tip[df$name == clade] = TRUE
  df$index[df$name == clade] = round(mean(df_clade$index, na.rm = TRUE))
  df$children[df$name == clade] = list(NULL)
  df = dplyr::bind_rows(
    df %>% filter(is_tip) %>% dplyr::arrange(desc(index)),
    df %>% filter(!is_tip)
  )
  return(df)
}

collapse_clades = function(df, clades=NULL) {
  if (is.null(clades)) return(df)
  for (clade in clades) {
    df = collapse_clade(df, clade)
  }
  return(df)
}

collapse_families = function(df) {
  families = df$name %>% keep(stringr::str_detect, 'idae$')
  for (family in families) {
    df = collapse_clade(df, clade=family)
  }
  return(df)
}

get_roots = function(df) {
  roots = df$name %>% discard(. %in% unlist(df$children))
  df %>% filter(name %in% roots)
}

# parent="pseudosuchia"
get_children = function(df, parent) {
  children = df$children[[which(df$name == parent)]]
  df %>% filter(name %in% !!children)
}
#
# # df=plt$data ; i=1 ; j=1 ; k=1
# order_tree_data = function(df) {
#   names = c()
#   gen0 = get_roots(df) %>% dplyr::arrange(from)
#   for (i in 1:nrow(gen0)) {
#     name = gen0$name[i]
#     names = c(names, name)
#     gen1 = get_children(df, name)
#     for (j in 1:nrow(gen1)) {
#       name = gen1$name[j]
#       names = c(names, name)
#       gen2 = get_children(df, name)
#       if
#       for (k in 1:nrow(gen2)) {
#         name = gen2$name[k]
#         names = c(names, name)
#         gen3 = get_children(df, name)
#       }
#     }
#   }
# }
#
# for
#
# get_children2 = function(name) {
#   if (df$is_tip[df$name == name]) {
#
#   } else {
#
#     get_children
#
#   }
#
# }

highlight_clade = function(plt, clade, col=1, alpha=0.25) {
  temp = plt$data %>% get_clade(clade)
  plt +
    annotate(
      "rect",
      xmin=min(temp$from) - 1,
      xmax=max(temp$to, na.rm=TRUE) + 1,
      ymin=min(temp$index) - 0.25,
      ymax=max(temp$index) + 0.5,
      alpha=alpha,
      fill=col,
      col=NA,
    )
}

rescale = function(x, new_min, new_max) {
  y = (x - min(x)) / diff(range(x))
  y = y * (new_max - new_min)
  y = y + new_min
  return(y)
}

sigmoid = function(x1, x2, y1, y2, l=5, n=20) {
  ys = plogis(seq(-l, l, length.out=n))
  ys = ys[ys > 0 & ys < 1]
  xs = qlogis(ys)
  xs = rescale(xs, x1, x2)
  ys = rescale(ys, y1, y2)
  return(tibble(x=xs, y=ys))
}

get_roots = function(df){
  i = !df$name %in% unlist(df$children)
  return (df[i, ])
}


get_parent = function(df, clade) {
  i = df$children %>% map_lgl(function(x) clade %in% x)
  stopifnot(sum(i) <= 1)
  return (df[i, ])
}


get_chlidren = function(df, clade) {
  children =  df$children[df$name == clade][[1]]
  i = df$name %in% children
  return (df[i, ])
}

is_root = function(df, clade) {
  nrow(get_parent(df, clade)) == 0
}

get_siblings = function(df, clade) {
  parent = get_parent(df, clade)
  if (nrow(parent) == 0) {
    siblings = get_roots(df)
  } else {
    siblings = get_chlidren(df, parent$name)
  }
  return (siblings)
}

add_depths = function(df) {
  depth = 1
  df$depth = NA_integer_
  children = get_roots(df)$name
  while (length(children) > 0) {
    df$depth[df$name %in% children] = depth
    children = unlist(df$children[df$name %in% children])
    depth = depth + 1
  }
  return(df)
}

# clade = 'theropoda'
# clade = 'dromaeosauridae'
# get_parent(df, clade)
# get_chlidren(df, clade)
# get_siblings(df, clade)

arrange_tree = function(df) { # df = plt$data ; print(df, n=Inf)
  max_depth = max(df$depth)
  rank_names = str_c('rank', 1:max_depth)
  df$ranks = purrr::map(1:nrow(df), function(x) NULL)
  for (i in 1:nrow(df)) { # i=44
    ranks = NULL
    clade = df$name[i]
    while (length(clade) > 0) {
      siblings = get_siblings(df, clade)
      rank = rank(siblings$from)[siblings$name == clade]
      ranks = c(rank, ranks)
      clade = get_parent(df, clade)$name
    }
    zeros = rep(0, max_depth - length(ranks))
    ranks = c(ranks, zeros) %>% set_names(rank_names)
    ranks
    df$ranks[[i]] = ranks
  }
  # df$ranks %>% set_names(df$name) %>% dplyr::bind_rows(.id = 'name') %>% print(n=Inf) %>% dplyr::arrange(across(one_of(rank_names)))
  df %>%
    dplyr::mutate(ranks = ranks %>% purrr::map(function(x) as_tibble(as.list(x)))) %>%
    unnest(ranks) %>%
    dplyr::arrange(across(one_of(rank_names))) %>%
    dplyr::select(-one_of(rank_names)) %>%
    reindex_tree_data() %>%
    # filter(name %in% c('tetanurae', 'ceratosauria')) %>%
    # print(n=Inf)
    identity
}

# plot(sigmoid(x1=0, x2=1, y1=0, y2=1), type='l')
# plot(sigmoid(x1=-10, x2=20, y1=0, y2=1), type='l')
# plot(sigmoid(x1=0, x2=1, y1=10, y2=5), type='l')

plt = tree(collapse=c('amniota')) ; print(plt)
stop('deliberate')

plt = tree('amniota', collapse=c('archosauromorpha', 'therapsida', 'lepidosauromorpha')) ; print(plt)

plt = tree('therapsida', collapse='mammalia') ; print(plt)

plt = tree('mammalia') ; print(plt)

plt = tree('archosauromorpha', collapse=c('dinosauria', 'pterosauria', 'pseudosuchia', 'sauropterygia')) ; print(plt)

plt = tree('pseudosuchia') ; print(plt)

plt = tree('dinosauria', collapse = c('sauropoda', 'ornithopoda', 'theropoda', 'ankylosauria', 'ceratopsia')) ; print(plt)

plt = tree(clade='theropoda', collapse=c('avialae')) ; print(plt)

plt = tree(collapse = c('pseudosuchia',
                        'dinosauria',
                        'pterosauria',
                        'synapsida',
                        'lepidosauromorpha',
                        'temnospondyli',
                        'sauropterygia',
                        'parareptilia')) ; print(plt)

plt = tree('dinosauria', collapse = c('sauropodomorpha', 'theropoda')) ; print(plt)

plt = tree('dinosauria', collapse = c('ornithischia', 'theropoda')) ; print(plt)

plt = tree('dinosauria', collapse = c('sauropodomorpha', 'ornithischia', 'avialae')) ; print(plt)

plt = tree(
  clade='dinosauria',
  highlight = list(
    theropoda='red',
    sauropodomorpha='green',
    ornithischia='blue'
  ),
  collapse = c(
    'avialae'
  )
) ; print(plt)

# plt = tree(clade='dinosauromorpha', highlight = list(ornithischia='grey25'))
# print(plt) ; stop('deliberate')

# plt = tree(clade='sauropterygia') ; print(plt)
# stop('deliberate')
#
# plt = tree(collapse='amniota') ; print(plt)
# stop('deliberate')

# plt = tree(clade='synapsida') ; print(plt)
# stop('deliberate')

plt = tree(clade='paraves') ; print(plt)

plt = tree(clade='avialae') ; print(plt)

plt = tree(clade='sauropodomorpha') ; print(plt)

plt = tree(clade='ornithischia') ; print(plt)

# plt = tree(clade='pterosauria')
# print(plt) ; stop('deliberate')

# plt = tree(clade='pseudosuchia')
# print(plt) ; stop('deliberate')

# plt = tree(clade='theropoda') %>% highlight_clade('dromaeosauridae', 'grey25')
# print(plt) ; stop('deliberate')

# plt = tree(collapse=list('amniota'))
# print(plt) ; stop('deliberate')

# plt = tree()
# print(plt) ; stop('deliberate')



df = plt$data
df %>% print(n=Inf)
df %>% print.data.frame()
